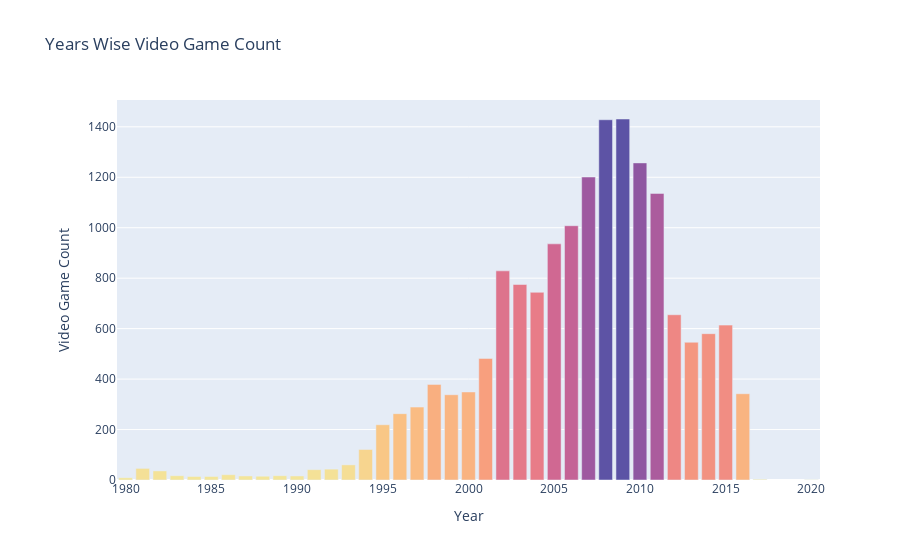

Here is the notebook cell this chart was saved with:
### Code cell
fig = go.Figure()

# Add Traces


fig.add_trace(
    go.Bar(x=years['Year'],
           y=years['Name'],
           name="Year",
          marker={'color': years['Name'],'colorscale': 'sunset'}))
# Set title
fig.update_layout(
    title_text="Years Wise Video Game Count",
    xaxis_title="Year",
    yaxis_title="Video Game Count",
    xaxis_domain=[0.05, 1.0]
)

### Figure 1 — Plotly figure (JSON) as saved in the notebook; plotly's stock layout.template omitted (floating-point values rounded to 4 significant figures)
{"data": [{"marker": {"color": [1431, 1428, 1257, 1201, 1136, 1008, 936, 829, 775, 744, 655, 614, 580, 546, 482, 379, 349, 342, 338, 289, 263, 219, 121, 60, 46, 43, 41, 36, 21, 17, 17, 16, 16, 15, 14, 14, 9, 3, 1], "colorscale": [[0, "rgb(243, 231, 155)"], [0.1667, "rgb(250, 196, 132)"], [0.3333, "rgb(248, 160, 126)"], [0.5, "rgb(235, 127, 134)"], [0.6667, "rgb(206, 102, 147)"], [0.8333, "rgb(160, 89, 160)"], [1, "rgb(92, 83, 165)"]]}, "name": "Year", "type": "bar", "x": [2009, 2008, 2010, 2007, 2011, 2006, 2005, 2002, 2003, 2004, 2012, 2015, 2014, 2013, 2001, 1998, 2000, 2016, 1999, 1997, 1996, 1995, 1994, 1993, 1981, 1992, 1991, 1982, 1986, 1989, 1983, 1987, 1990, 1988, 1985, 1984, 1980, 2017, 2020], "y": [1431, 1428, 1257, 1201, 1136, 1008, 936, 829, 775, 744, 655, 614, 580, 546, 482, 379, 349, 342, 338, 289, 263, 219, 121, 60, 46, 43, 41, 36, 21, 17, 17, 16, 16, 15, 14, 14, 9, 3, 1]}], "layout": {"title": {"text": "Years Wise Video Game Count"}, "xaxis": {"domain": [0.05, 1], "title": {"text": "Year"}}, "yaxis": {"title": {"text": "Video Game Count"}}}}
